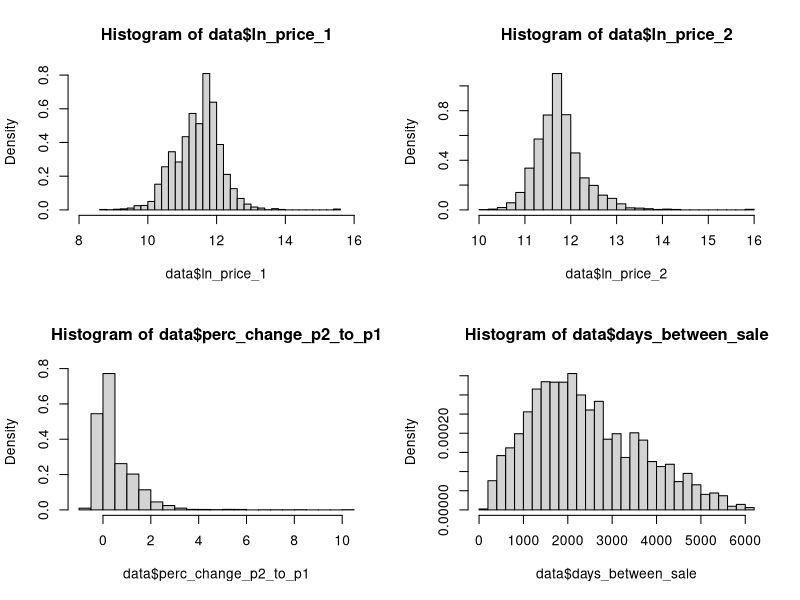
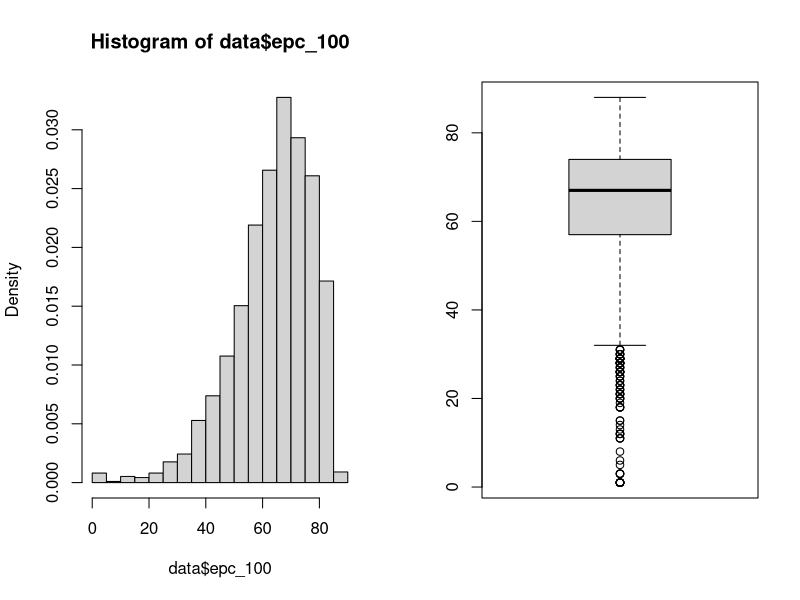

Write R code to recreate these figures, in order.
data <- read.csv("data.csv")
library(timeDate)
describe <- function(variable) {
    z <- data.frame(
        Mean = mean(variable),
        Median = median(variable),
        Std = sd(variable),
        Skewness = skewness(variable),
        Kurtosis = kurtosis(variable),
        Smallest = min(variable),
        Largest = max(variable),
        Obs = length(variable)
    )
    return(z)
}

result <- rbind(
    describe(data$price_1),
    describe(data$price_2),
    describe(data$ln_price_1),
    describe(data$ln_price_2),
    describe(data$perc_change_p2_to_p1),
    describe(data$days_between_sale)
)

print(result)

windows()
par(mfrow = c(2, 2))
hist(data$ln_price_1, freq = F, breaks = 30, xlim = range(c(8, 16)))
hist(data$ln_price_2, freq = F, breaks = 30, xlim = range(c(10, 16)))
hist(data$perc_change_p2_to_p1, freq = F, breaks = 30)
hist(data$days_between_sale, freq = F, breaks = 35)

epc <- function(x) {
    f <- as.numeric(table(x)[2])
    if (is.na(f)) {
        f <- 0
    }
    z <- data.frame(
        Frequency = f,
        Fraction = f / 4201
    )
    return(z)
}

epc_band <- rbind(
    epc(data$epc_rating_a),
    epc(data$epc_rating_b),
    epc(data$epc_rating_c),
    epc(data$epc_rating_d),
    epc(data$epc_rating_e),
    epc(data$epc_rating_f),
    epc(data$epc_rating_g)
)

print(epc_band)

windows()
par(mfrow = c(1, 2))
hist(data$epc_100, freq = F)
boxplot(data$epc_100)
